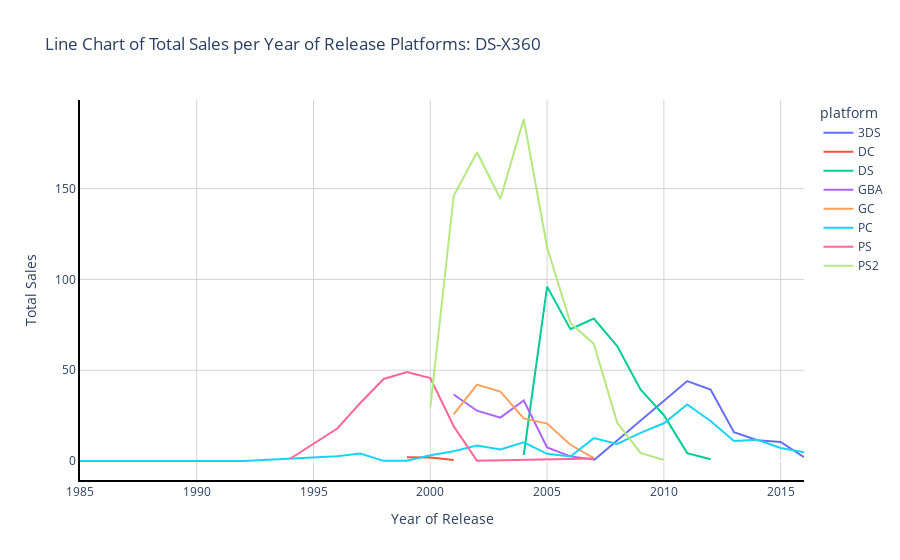

Notebook source saved alongside this figure:
### Markdown cell above
Code Meaning:
1) Use px.line() in order to create a line chart with data from the platform_sales_year_1 dataframe.
2) Use the year_of_release column as the x axis and the total_sales column as the y axis.
3) Set the color parameter to the platform column of the dataframe.
4) Set the title as: 'Line Chart of Total Sales per Year of Release for Platforms: 3DS-PS2 '.
5) Assign the code to no_sales_line in order to save the result.
6) Use the update_layout() method and the plot_bgcolor, xaxis, yaxis, showgrid and gridcolor parameters in order to create a chart with a white background, and black, visible gridlines along the x and y axes.
8) Use the update_xaxes method along with the showline, linewidth and linecolor parameters in order to create a black line border around the x axis.
7) Use the update_yaxes method along with the showline, linewidth and linecolor parameters in order to create a black line border around the y axis.
8) Use the show() method in order to display the no_sales_line chart.

### Code cell
#platform, release_year, total_sales
no_sales_line = px.line(platform_sales_year_1, x='year_of_release', y='total_sales',color='platform',labels={"total_sales": "Total Sales", "year_of_release": "Year of Release"}, title='Line Chart of Total Sales per Year of Release Platforms: DS-X360')

no_sales_line.update_layout(plot_bgcolor='white', xaxis=dict(showgrid=True, gridcolor='lightgrey'), yaxis=dict(showgrid=True, gridcolor='lightgrey'))

no_sales_line.update_xaxes(showline=True, linewidth=2, linecolor='black')
no_sales_line.update_yaxes(showline=True, linewidth=2, linecolor='black')

no_sales_line.show()

### Figure 1 — Plotly figure (JSON) as saved in the notebook; plotly's stock layout.template omitted (floating-point values rounded to 4 significant figures)
{"data": [{"hovertemplate": "platform=3DS<br>Year of Release=%{x}<br>Total Sales=%{y}<extra></extra>", "legendgroup": "3DS", "line": {"color": "#636efa", "dash": "solid"}, "marker": {"symbol": "circle"}, "mode": "lines", "name": "3DS", "orientation": "v", "showlegend": true, "type": "scatter", "x": [2007, 2011, 2012, 2013, 2014, 2015, 2016], "xaxis": "x", "y": [0.47, 44.03, 39.39, 15.89, 11.49, 10.55, 2.17], "yaxis": "y"}, {"hovertemplate": "platform=DC<br>Year of Release=%{x}<br>Total Sales=%{y}<extra></extra>", "legendgroup": "DC", "line": {"color": "#EF553B", "dash": "solid"}, "marker": {"symbol": "circle"}, "mode": "lines", "name": "DC", "orientation": "v", "showlegend": true, "type": "scatter", "x": [1999, 2000, 2001], "xaxis": "x", "y": [2.04, 1.98, 0.53], "yaxis": "y"}, {"hovertemplate": "platform=DS<br>Year of Release=%{x}<br>Total Sales=%{y}<extra></extra>", "legendgroup": "DS", "line": {"color": "#00cc96", "dash": "solid"}, "marker": {"symbol": "circle"}, "mode": "lines", "name": "DS", "orientation": "v", "showlegend": true, "type": "scatter", "x": [2004, 2005, 2006, 2007, 2008, 2009, 2010, 2011, 2012], "xaxis": "x", "y": [3.38, 96.03, 72.56, 78.46, 63.35, 39.42, 25.29, 4.36, 1.02], "yaxis": "y"}, {"hovertemplate": "platform=GBA<br>Year of Release=%{x}<br>Total Sales=%{y}<extra></extra>", "legendgroup": "GBA", "line": {"color": "#ab63fa", "dash": "solid"}, "marker": {"symbol": "circle"}, "mode": "lines", "name": "GBA", "orientation": "v", "showlegend": true, "type": "scatter", "x": [2001, 2002, 2003, 2004, 2005, 2006, 2007], "xaxis": "x", "y": [36.62, 27.72, 23.89, 33.37, 7.53, 2.57, 0.83], "yaxis": "y"}, {"hovertemplate": "platform=GC<br>Year of Release=%{x}<br>Total Sales=%{y}<extra></extra>", "legendgroup": "GC", "line": {"color": "#FFA15A", "dash": "solid"}, "marker": {"symbol": "circle"}, "mode": "lines", "name": "GC", "orientation": "v", "showlegend": true, "type": "scatter", "x": [2001, 2002, 2003, 2004, 2005, 2006, 2007], "xaxis": "x", "y": [25.68, 42.09, 38.2, 23.45, 20.64, 8.97, 1.57], "yaxis": "y"}, {"hovertemplate": "platform=PC<br>Year of Release=%{x}<br>Total Sales=%{y}<extra></extra>", "legendgroup": "PC", "line": {"color": "#19d3f3", "dash": "solid"}, "marker": {"symbol": "circle"}, "mode": "lines", "name": "PC", "orientation": "v", "showlegend": true, "type": "scatter", "x": [1985, 1988, 1992, 1996, 1997, 1998, 1999, 2000, 2001, 2002, 2003, 2004, 2005, 2006, 2007, 2008, 2009, 2010, 2011, 2012, 2013, 2014, 2015, 2016], "xaxis": "x", "y": [0.04, 0.03, 0.02, 2.62, 4.12, 0.1, 0.11, 3.17, 5.35, 8.55, 6.41, 10.27, 3.99, 2.53, 12.61, 9.38, 15.47, 20.79, 31.19, 22.01, 10.98, 11.74, 7.18, 4.89], "yaxis": "y"}, {"hovertemplate": "platform=PS<br>Year of Release=%{x}<br>Total Sales=%{y}<extra></extra>", "legendgroup": "PS", "line": {"color": "#FF6692", "dash": "solid"}, "marker": {"symbol": "circle"}, "mode": "lines", "name": "PS", "orientation": "v", "showlegend": true, "type": "scatter", "x": [1994, 1996, 1997, 1998, 1999, 2000, 2001, 2002, 2007], "xaxis": "x", "y": [1.26, 17.73, 31.93, 45.17, 48.98, 45.66, 19.14, 0.11, 1.39], "yaxis": "y"}, {"hovertemplate": "platform=PS2<br>Year of Release=%{x}<br>Total Sales=%{y}<extra></extra>", "legendgroup": "PS2", "line": {"color": "#B6E880", "dash": "solid"}, "marker": {"symbol": "circle"}, "mode": "lines", "name": "PS2", "orientation": "v", "showlegend": true, "type": "scatter", "x": [2000, 2001, 2002, 2003, 2004, 2005, 2006, 2007, 2008, 2009, 2010], "xaxis": "x", "y": [29.5, 146.0, 170.0, 144.3, 188.3, 117.7, 75.98, 64.49, 21.15, 4.45, 0.59], "yaxis": "y"}], "layout": {"legend": {"title": {"text": "platform"}, "tracegroupgap": 0}, "plot_bgcolor": "white", "title": {"text": "Line Chart of Total Sales per Year of Release Platforms: DS-X360"}, "xaxis": {"anchor": "y", "domain": [0, 1], "gridcolor": "lightgrey", "linecolor": "black", "linewidth": 2, "showgrid": true, "showline": true, "title": {"text": "Year of Release"}}, "yaxis": {"anchor": "x", "domain": [0, 1], "gridcolor": "lightgrey", "linecolor": "black", "linewidth": 2, "showgrid": true, "showline": true, "title": {"text": "Total Sales"}}}}
